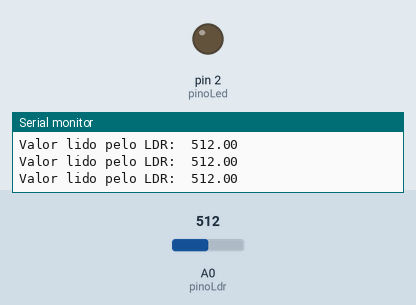
Recording of a sketch running on a simulated Arduino Uno, built with avr-gcc and run on an emulated ATmega328P. Parts: output pins drawn as LEDs (lit = HIGH), the last lines printed to the serial monitor. Inputs (shaded band) come from the test bench; at power-on: A0 (pinoLdr) = 512.

Above: at 1.2 s.
1.3 s: A0 (pinoLdr) set to 489
At 2.0 s:
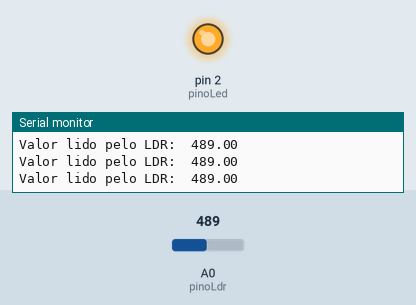
3.1 s: A0 (pinoLdr) set to 510
At 4.6 s:
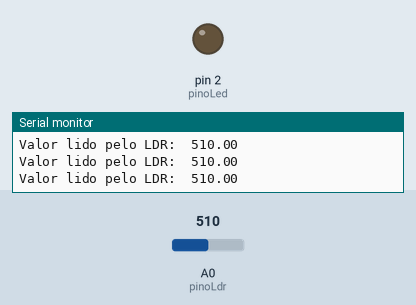
4.9 s: A0 (pinoLdr) set to 490
At 6.4 s:
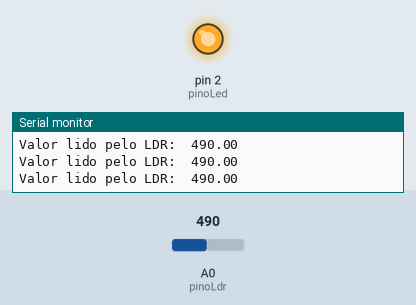
Timing chart, 0 to 7.9 s (numbered marks = the images above; inputs shaded):
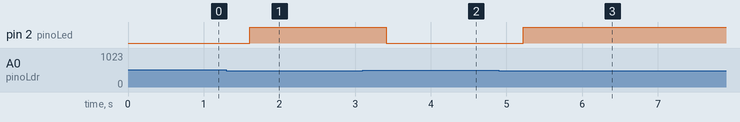

Measured:
- the behaviour switches between 500 and 499 on A0 (pinoLdr) (found by bisection; images 0 and 1)
- after the input at 1.3 s, pin 2 (pinoLed): LOW → HIGH after 0.31 s
- after the input at 3.1 s, pin 2 (pinoLed): HIGH → LOW after 0.31 s
- after the input at 4.9 s, pin 2 (pinoLed): LOW → HIGH after 0.32 s

The sketch:

davi_LDR.ino
```cpp
/*programa LDR*/
//Variaveis-------------------------------
int pinoLed = 2;
int pinoLdr = A0;
float ValorLdr = 0;
//definindo os pinos----------------------
void setup() {
  Serial.begin(9600);
  pinMode(pinoLdr, INPUT);
  pinMode(pinoLed, OUTPUT);

}

void loop() {
  ValorLdr = analogRead(pinoLdr);
  Serial.print("Valor lido pelo LDR:  ");
  Serial.println(ValorLdr);
  delay(200);

  if(ValorLdr < 500){
    digitalWrite(pinoLed, HIGH);

  }
  else{
    digitalWrite(pinoLed, LOW);
  }

}
```
